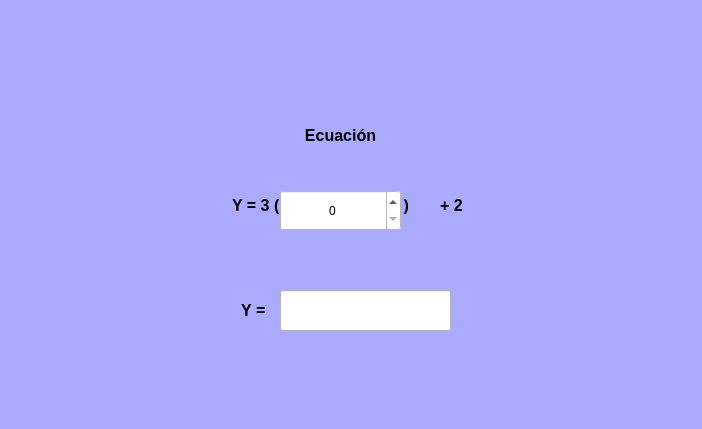
<?xml version="1.0" encoding="UTF-8"?>
<ui version="4.0">
 <class>MainWindow</class>
 <widget class="QMainWindow" name="MainWindow">
  <property name="geometry">
   <rect>
    <x>0</x>
    <y>0</y>
    <width>702</width>
    <height>429</height>
   </rect>
  </property>
  <property name="windowTitle">
   <string>MainWindow</string>
  </property>
  <property name="styleSheet">
   <string notr="true">Background-color: rgb(170, 170, 255);</string>
  </property>
  <widget class="QWidget" name="centralwidget">
   <widget class="QLabel" name="label_3">
    <property name="geometry">
     <rect>
      <x>180</x>
      <y>180</y>
      <width>281</width>
      <height>51</height>
     </rect>
    </property>
    <property name="font">
     <font>
      <pointsize>12</pointsize>
      <weight>75</weight>
      <bold>true</bold>
     </font>
    </property>
    <property name="text">
     <string>Y = 3 (                            )</string>
    </property>
    <property name="alignment">
     <set>Qt::AlignCenter</set>
    </property>
   </widget>
   <widget class="QSpinBox" name="spinBox">
    <property name="geometry">
     <rect>
      <x>280</x>
      <y>190</y>
      <width>121</width>
      <height>41</height>
     </rect>
    </property>
    <property name="toolTip">
     <string>Presiona para cambiar el numero</string>
    </property>
    <property name="statusTip">
     <string>Presiona para cambiar el numero</string>
    </property>
    <property name="styleSheet">
     <string notr="true">background-color: rgb(255, 255, 255);</string>
    </property>
    <property name="alignment">
     <set>Qt::AlignCenter</set>
    </property>
   </widget>
   <widget class="QLabel" name="label_4">
    <property name="geometry">
     <rect>
      <x>440</x>
      <y>170</y>
      <width>91</width>
      <height>71</height>
     </rect>
    </property>
    <property name="font">
     <font>
      <pointsize>12</pointsize>
      <weight>75</weight>
      <bold>true</bold>
     </font>
    </property>
    <property name="text">
     <string>+ 2</string>
    </property>
    <property name="alignment">
     <set>Qt::AlignLeading|Qt::AlignLeft|Qt::AlignVCenter</set>
    </property>
   </widget>
   <widget class="QLabel" name="label_5">
    <property name="geometry">
     <rect>
      <x>190</x>
      <y>290</y>
      <width>131</width>
      <height>41</height>
     </rect>
    </property>
    <property name="font">
     <font>
      <pointsize>12</pointsize>
      <weight>75</weight>
      <bold>true</bold>
     </font>
    </property>
    <property name="text">
     <string>Y = </string>
    </property>
    <property name="alignment">
     <set>Qt::AlignCenter</set>
    </property>
   </widget>
   <widget class="QLineEdit" name="txtresultado">
    <property name="geometry">
     <rect>
      <x>280</x>
      <y>290</y>
      <width>171</width>
      <height>41</height>
     </rect>
    </property>
    <property name="font">
     <font>
      <pointsize>14</pointsize>
      <weight>75</weight>
      <bold>true</bold>
     </font>
    </property>
    <property name="styleSheet">
     <string notr="true">background-color: rgb(255, 255, 255);</string>
    </property>
    <property name="text">
     <string/>
    </property>
    <property name="alignment">
     <set>Qt::AlignCenter</set>
    </property>
   </widget>
   <widget class="QLabel" name="label_6">
    <property name="geometry">
     <rect>
      <x>40</x>
      <y>0</y>
      <width>641</width>
      <height>81</height>
     </rect>
    </property>
    <property name="text">
     <string/>
    </property>
    <property name="pixmap">
     <pixmap resource="recursos_proyecto.qrc">:/LOGOS/Imagenes/uat.png</pixmap>
    </property>
    <property name="scaledContents">
     <bool>true</bool>
    </property>
    <property name="wordWrap">
     <bool>false</bool>
    </property>
   </widget>
   <widget class="QLabel" name="label">
    <property name="geometry">
     <rect>
      <x>620</x>
      <y>340</y>
      <width>81</width>
      <height>71</height>
     </rect>
    </property>
    <property name="text">
     <string/>
    </property>
    <property name="pixmap">
     <pixmap resource="recursos_proyecto.qrc">:/LOGOS/Imagenes/pngegg.png</pixmap>
    </property>
    <property name="scaledContents">
     <bool>true</bool>
    </property>
   </widget>
   <widget class="QLabel" name="label_7">
    <property name="geometry">
     <rect>
      <x>200</x>
      <y>110</y>
      <width>281</width>
      <height>51</height>
     </rect>
    </property>
    <property name="font">
     <font>
      <pointsize>12</pointsize>
      <weight>75</weight>
      <bold>true</bold>
     </font>
    </property>
    <property name="text">
     <string>Ecuación</string>
    </property>
    <property name="alignment">
     <set>Qt::AlignCenter</set>
    </property>
   </widget>
   <zorder>label_3</zorder>
   <zorder>spinBox</zorder>
   <zorder>label_5</zorder>
   <zorder>txtresultado</zorder>
   <zorder>label_4</zorder>
   <zorder>label_6</zorder>
   <zorder>label</zorder>
   <zorder>label_7</zorder>
  </widget>
  <widget class="QStatusBar" name="statusbar">
   <property name="font">
    <font>
     <weight>75</weight>
     <bold>true</bold>
    </font>
   </property>
  </widget>
 </widget>
 <resources>
  <include location="recursos_proyecto.qrc"/>
 </resources>
 <connections/>
</ui>
